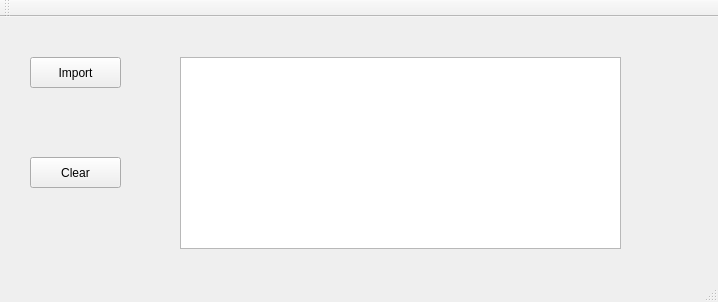
<?xml version="1.0" encoding="UTF-8"?>
<ui version="4.0">
 <class>MainWindow</class>
 <widget class="QMainWindow" name="MainWindow">
  <property name="geometry">
   <rect>
    <x>0</x>
    <y>0</y>
    <width>718</width>
    <height>302</height>
   </rect>
  </property>
  <property name="sizePolicy">
   <sizepolicy hsizetype="Fixed" vsizetype="Fixed">
    <horstretch>0</horstretch>
    <verstretch>0</verstretch>
   </sizepolicy>
  </property>
  <property name="windowTitle">
   <string>XML_Reader</string>
  </property>
  <widget class="QWidget" name="centralWidget">
   <widget class="QTableView" name="tableView">
    <property name="geometry">
     <rect>
      <x>180</x>
      <y>40</y>
      <width>441</width>
      <height>192</height>
     </rect>
    </property>
    <property name="contextMenuPolicy">
     <enum>Qt::NoContextMenu</enum>
    </property>
    <property name="editTriggers">
     <set>QAbstractItemView::NoEditTriggers</set>
    </property>
   </widget>
   <widget class="QPushButton" name="pushButton">
    <property name="geometry">
     <rect>
      <x>30</x>
      <y>40</y>
      <width>91</width>
      <height>31</height>
     </rect>
    </property>
    <property name="text">
     <string>Import</string>
    </property>
   </widget>
   <widget class="QPushButton" name="pushButton_2">
    <property name="geometry">
     <rect>
      <x>30</x>
      <y>140</y>
      <width>91</width>
      <height>31</height>
     </rect>
    </property>
    <property name="text">
     <string>Clear</string>
    </property>
   </widget>
  </widget>
  <widget class="QMenuBar" name="menuBar">
   <property name="geometry">
    <rect>
     <x>0</x>
     <y>0</y>
     <width>718</width>
     <height>20</height>
    </rect>
   </property>
  </widget>
  <widget class="QToolBar" name="mainToolBar">
   <attribute name="toolBarArea">
    <enum>TopToolBarArea</enum>
   </attribute>
   <attribute name="toolBarBreak">
    <bool>false</bool>
   </attribute>
  </widget>
  <widget class="QStatusBar" name="statusBar"/>
 </widget>
 <layoutdefault spacing="6" margin="11"/>
 <resources/>
 <connections/>
</ui>
